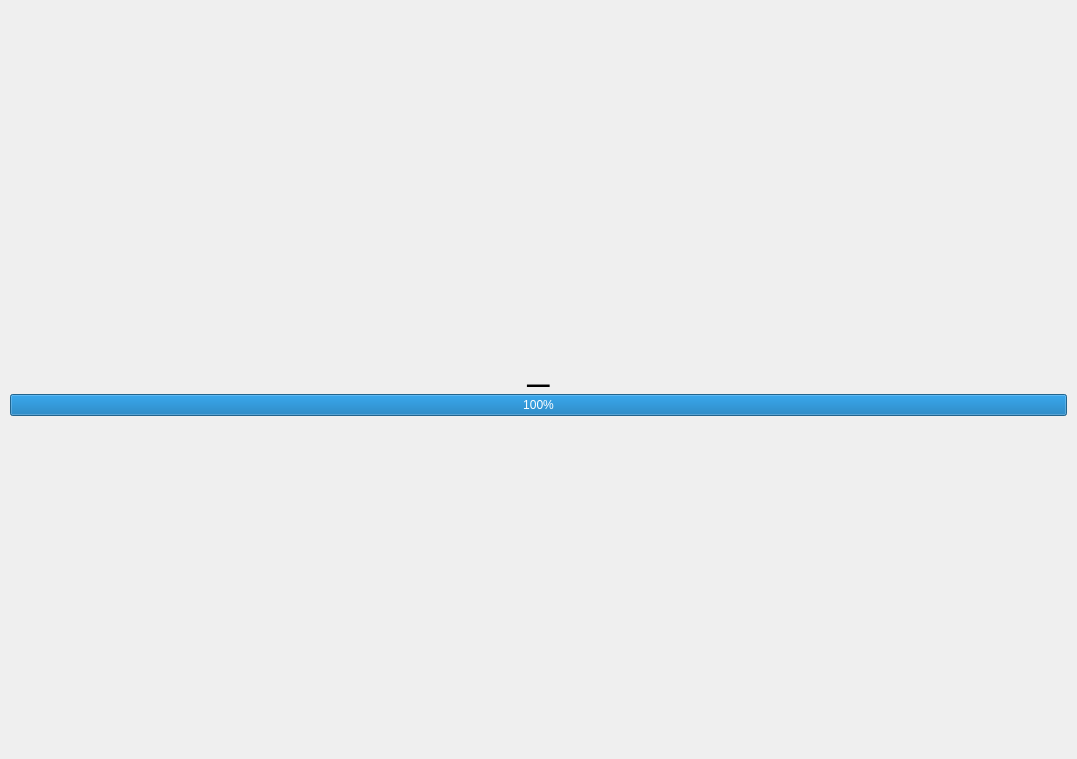
<?xml version="1.0" encoding="UTF-8"?>
<ui version="4.0">
 <class>GameWindow</class>
 <widget class="QMainWindow" name="GameWindow">
  <property name="geometry">
   <rect>
    <x>0</x>
    <y>0</y>
    <width>1077</width>
    <height>759</height>
   </rect>
  </property>
  <property name="sizePolicy">
   <sizepolicy hsizetype="Preferred" vsizetype="Fixed">
    <horstretch>0</horstretch>
    <verstretch>0</verstretch>
   </sizepolicy>
  </property>
  <property name="windowTitle">
   <string>The Hangman Game</string>
  </property>
  <widget class="QWidget" name="widget">
   <property name="sizePolicy">
    <sizepolicy hsizetype="Preferred" vsizetype="Preferred">
     <horstretch>0</horstretch>
     <verstretch>0</verstretch>
    </sizepolicy>
   </property>
   <layout class="QVBoxLayout" name="verticalLayout">
    <property name="sizeConstraint">
     <enum>QLayout::SetDefaultConstraint</enum>
    </property>
    <property name="leftMargin">
     <number>10</number>
    </property>
    <property name="topMargin">
     <number>10</number>
    </property>
    <property name="rightMargin">
     <number>10</number>
    </property>
    <property name="bottomMargin">
     <number>10</number>
    </property>
    <item>
     <layout class="QGridLayout" name="gridLayout">
      <item row="0" column="0">
       <widget class="Greeterboard" name="greeterboard" native="true">
        <property name="sizePolicy">
         <sizepolicy hsizetype="Preferred" vsizetype="Preferred">
          <horstretch>0</horstretch>
          <verstretch>0</verstretch>
         </sizepolicy>
        </property>
        <property name="minimumSize">
         <size>
          <width>525</width>
          <height>0</height>
         </size>
        </property>
        <property name="sizeIncrement">
         <size>
          <width>0</width>
          <height>0</height>
         </size>
        </property>
       </widget>
      </item>
      <item row="0" column="1">
       <widget class="Scoreboard" name="scoreboard" native="true">
        <property name="sizePolicy">
         <sizepolicy hsizetype="Preferred" vsizetype="Preferred">
          <horstretch>0</horstretch>
          <verstretch>0</verstretch>
         </sizepolicy>
        </property>
        <property name="sizeIncrement">
         <size>
          <width>0</width>
          <height>0</height>
         </size>
        </property>
       </widget>
      </item>
     </layout>
    </item>
    <item>
     <widget class="WordView" name="word_view">
      <property name="sizePolicy">
       <sizepolicy hsizetype="Preferred" vsizetype="Fixed">
        <horstretch>0</horstretch>
        <verstretch>0</verstretch>
       </sizepolicy>
      </property>
      <property name="font">
       <font>
        <pointsize>29</pointsize>
       </font>
      </property>
      <property name="text">
       <string>_</string>
      </property>
      <property name="alignment">
       <set>Qt::AlignCenter</set>
      </property>
     </widget>
    </item>
    <item>
     <widget class="ProgressBar" name="progress_bar">
      <property name="enabled">
       <bool>true</bool>
      </property>
      <property name="sizePolicy">
       <sizepolicy hsizetype="Preferred" vsizetype="Fixed">
        <horstretch>0</horstretch>
        <verstretch>0</verstretch>
       </sizepolicy>
      </property>
      <property name="value">
       <number>100</number>
      </property>
     </widget>
    </item>
    <item>
     <widget class="Keyboard" name="keyboard" native="true">
      <property name="sizePolicy">
       <sizepolicy hsizetype="Preferred" vsizetype="Preferred">
        <horstretch>0</horstretch>
        <verstretch>0</verstretch>
       </sizepolicy>
      </property>
      <property name="minimumSize">
       <size>
        <width>0</width>
        <height>0</height>
       </size>
      </property>
     </widget>
    </item>
   </layout>
  </widget>
 </widget>
 <customwidgets>
  <customwidget>
   <class>WordView</class>
   <extends>QLabel</extends>
   <header>word_view.h</header>
  </customwidget>
  <customwidget>
   <class>Scoreboard</class>
   <extends>QWidget</extends>
   <header>scoreboard.h</header>
   <container>1</container>
  </customwidget>
  <customwidget>
   <class>Greeterboard</class>
   <extends>QWidget</extends>
   <header>greeterboard.h</header>
   <container>1</container>
  </customwidget>
  <customwidget>
   <class>Keyboard</class>
   <extends>QWidget</extends>
   <header>keyboard.h</header>
   <container>1</container>
  </customwidget>
  <customwidget>
   <class>ProgressBar</class>
   <extends>QProgressBar</extends>
   <header>progress_bar.h</header>
  </customwidget>
 </customwidgets>
 <resources/>
 <connections/>
</ui>
